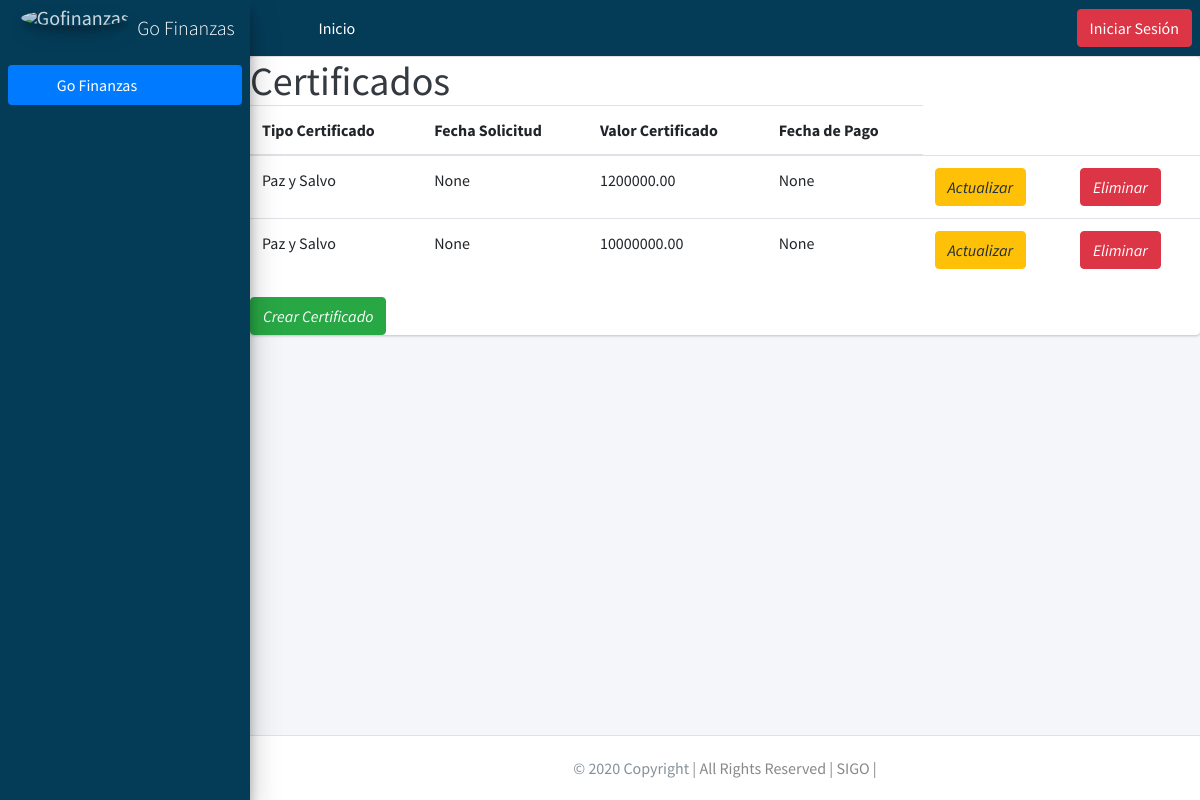
/listarcertificado/1/, run on an earlier commit of the app's database.
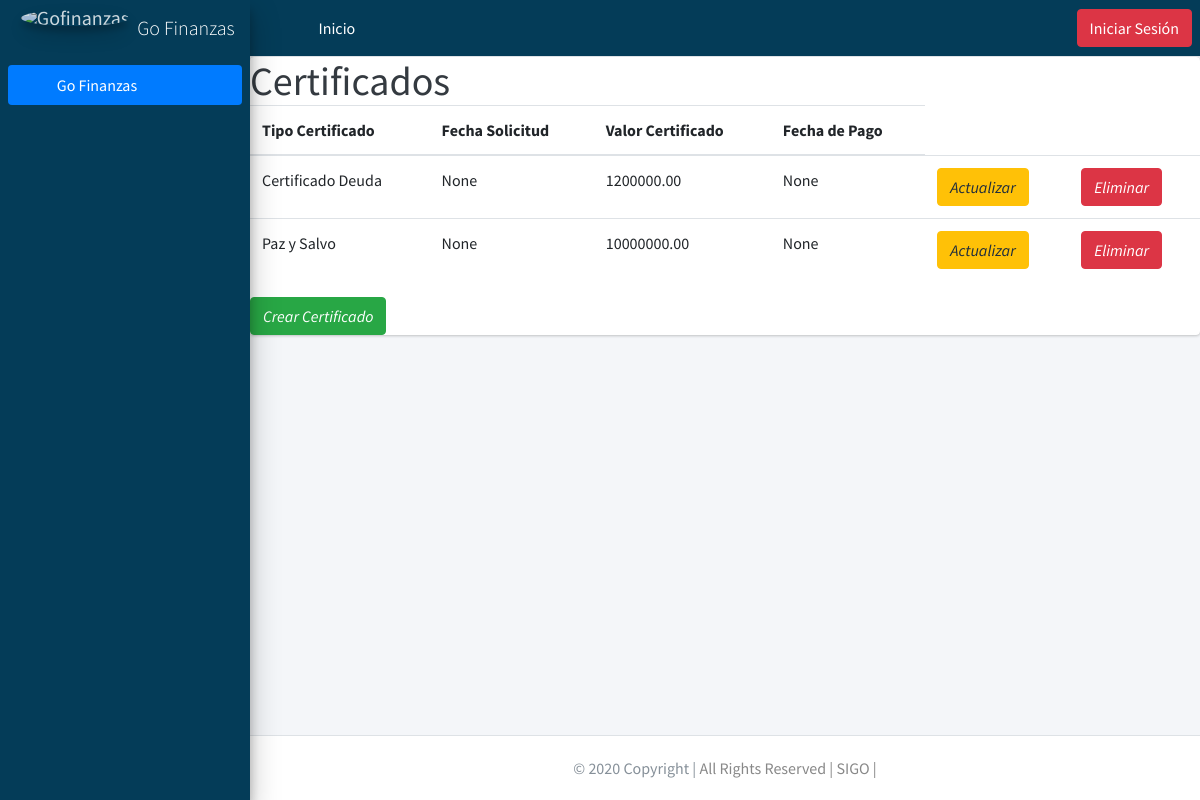
And on a later commit of the database.
### gestionfinanciera/models.py (models this page shows, shortened)
class Certificate(models.Model):
    Type = models.CharField(max_length=20, null=False,blank=True)
    Application_Date = models.DateField(default=datetime.datetime.today, blank=True, null=True)
    Date_Of_Receipt = models.DateField(default=datetime.datetime.today, blank=True, null=True)
    Certificate_Days = models.DecimalField(max_digits=20, decimal_places=2,blank=True, null=True)
    Certified_Value =  models.DecimalField(max_digits=20, decimal_places=2,blank=True, null=True)
    Payment_Date = models.DateField(default=datetime.datetime.today, blank=True, null=True)
    Fk_Financial_Obligation = models.ForeignKey(Financial_Obligation, null=True, on_delete = models.CASCADE,blank=True) # se crea una llave foranea llamando al modelo categoria

### gestionfinanciera/views.py (the view)
# urls.py: path('listarcertificado/<int:pk>/', views.CertificateView.as_view(), name= 'listarcertificado'),# ruta pra mostrar las certificados registrados de cada cliente
class CertificateView(ListView):
    model = Certificate
    template_name = 'gestionfinanciera/obligation/certificate_list.html'
    context_object_name = 'certificado'
    def get_context_data(self,**kwargs):
        context = super(CertificateView,self).get_context_data(**kwargs)
        context['certificado'] = Certificate.objects.filter(Fk_Financial_Obligation=self.kwargs['pk'])
        context['certificateId'] = self.kwargs['pk']
        return context

### Templates/gestionfinanciera/obligation/certificate_list.html
{% extends 'base/base.html' %}
{% block content %}
          <div class="card blue darken-1">
            <h1 class="m-0 text-dark">Certificados</h1>
            <table class="table ">
              <div class="card-content white-text">
                <thead>
                  <tr>
                    <th>Tipo Certificado</th>
                    <th>Fecha Solicitud</th>
                    <th>Valor Certificado</th>
                    <th>Fecha de Pago</th>
                  </tr>
                </thead>
                <tbody>
                  {% for data in certificado %}
                  <tr>
                    <td>{{ data.Type }}</td>
                    <td>{{ data.Application_Date }}</td>
                    <td>{{ data.Certified_Value }}</td>
                    <td>{{ data.Payment_Date }}</td>
                    <td>
                        <a href="{% url 'editarcertificado' data.id %}" class="btn btn-warning">
                          <i class="material-icons">Actualizar</i>
                        </a>
                    </td>
                    <td>
                      <a href="{% url 'eliminarcertificado' data.id %}" class="btn btn-danger">
                        <i class="material-icons">Eliminar</i>
                      </a>
                  </td>
                  </tr>
                  {% endfor %}
                </tbody>
                </div>
              </table>
              <div class="fixed-action-btn">
                <a href="{% url 'crearcertificado' certificateId %}" class="btn btn-success">
                  <i class="material-icons">Crear Certificado</i>
                </a>
              </div>
            </div>
{% endblock %}

What changed in the data, as far as the page shows it:
changed Certificate: Type "Paz y Salvo" → "Certificado Deuda"
